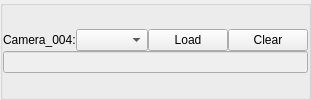
                          <widget class="QGroupBox" name="camera_index_groupBox_4">
                           <property name="title">
                            <string/>
                           </property>
                           <layout class="QGridLayout" name="gridLayout_6">
                            <property name="leftMargin">
                             <number>0</number>
                            </property>
                            <property name="topMargin">
                             <number>0</number>
                            </property>
                            <property name="rightMargin">
                             <number>0</number>
                            </property>
                            <property name="bottomMargin">
                             <number>0</number>
                            </property>
                            <property name="spacing">
                             <number>0</number>
                            </property>
                            <item row="0" column="0">
                             <layout class="QVBoxLayout" name="verticalLayout_8">
                              <item>
                               <layout class="QHBoxLayout" name="horizontalLayout_11" stretch="0,1,0,0">
                                <item>
                                 <widget class="QLabel" name="camera_index_label_4">
                                  <property name="text">
                                   <string>Camera_004:</string>
                                  </property>
                                 </widget>
                                </item>
                                <item>
                                 <widget class="QComboBox" name="camera_index_comboBox_4"/>
                                </item>
                                <item>
                                 <widget class="QPushButton" name="camera_index_pushButton_4">
                                  <property name="text">
                                   <string>Load</string>
                                  </property>
                                 </widget>
                                </item>
                                <item>
                                 <widget class="QPushButton" name="camera_index_clear_pushButton_4">
                                  <property name="text">
                                   <string>Clear</string>
                                  </property>
                                 </widget>
                                </item>
                               </layout>
                              </item>
                              <item>
                               <layout class="QHBoxLayout" name="horizontalLayout_12">
                                <item>
                                 <widget class="QLineEdit" name="camera_index_lineEdit_4">
                                  <property name="enabled">
                                   <bool>false</bool>
                                  </property>
                                 </widget>
                                </item>
                               </layout>
                              </item>
                             </layout>
                            </item>
                           </layout>
                          </widget>
